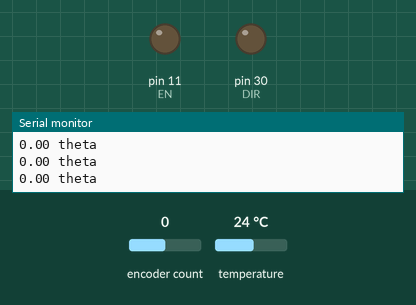
This sketch was run on a simulated Arduino Mega 2560, built with avr-gcc and run on an emulated ATmega2560. On the bench: output pins drawn as LEDs (lit = HIGH), the last lines printed to the serial monitor. Inputs (shaded band) come from the test bench; at power-on: encoder count 0, temperature 24 °C.

Above: at 1.2 s.
1.3 s: encoder count set to 4
At 2.2 s:
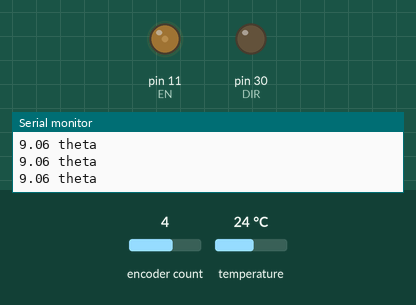
12.3 s: encoder count set to 3
At 12.9 s:
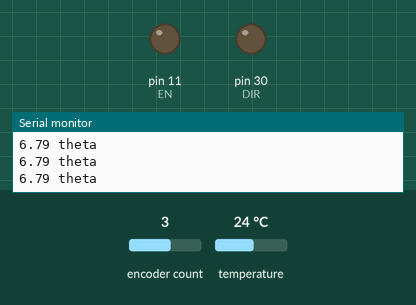
17.8 s: encoder count set to 7
At 18.6 s:
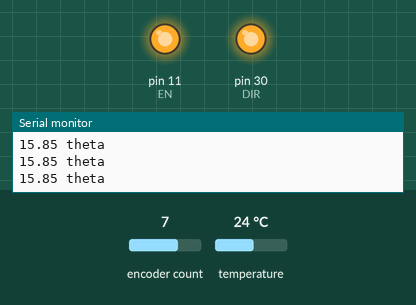
Timing chart, 0 to 20.8 s (numbered marks = the images above; inputs shaded):
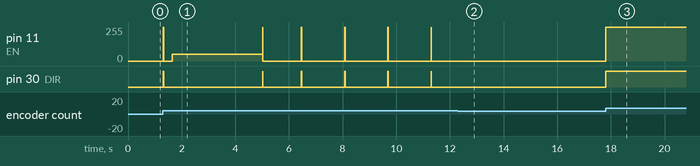

Measured:
- after the input at 1.3 s, pin 30 (DIR): goes HIGH 0.01 s, LOW 3.7 s, 4 × (HIGH 0.01 s, LOW 1.4 s), HIGH 0.01 s, then LOW, starting at once
- after the input at 12.3 s, pin 11 (EN): stops changing and stays 0/255; pin 30 (DIR): stops changing and stays LOW
- after the input at 17.8 s, pin 11 (EN): 0/255 → 255/255 at once; pin 30 (DIR): LOW → HIGH at once

The sketch:

AsservissementPosition.ino
```cpp
#include <Wire.h>
#include <Encoder.h>
#include <Adafruit_MPL3115A2.h>
#define DIR 30
#define EN  11

Adafruit_MPL3115A2 baro = Adafruit_MPL3115A2(); //Objet capteur

double theta; //Position angulaire du moteur
double thetaref = 0.; //Commande de position
double commande; //Commmande de vitesse envoyée au moteur

Encoder myEnc(3, 2); //Objet encodeur

//Ces variables de temps nous serviront pour le PID
unsigned long tim;
unsigned long periode;
unsigned long duree = 0;

boolean dotransmit; //Permet d'autoriser ou non la transmission de données

static double Kp = 2.; // gain proportionnel du PID
static double Ki = 65; // gain intégral du PID
static double Kd = 0.05; // gain dérivé du PID

double error; //Erreur par rapport à la commande
double lastError = 0.;

void setup() {
  Serial.begin(9600);
  Serial.println("Basic Encoder Test:");
  pinMode(DIR, OUTPUT); // Pin configuration
  digitalWrite(DIR, LOW);
  pinMode(EN, OUTPUT);
  digitalWrite(EN, LOW);
  cli(); // Désactive l'interruption globale
  bitClear (TCCR2A, WGM20); // WGM20 = 0
  bitClear (TCCR2A, WGM21); // WGM21 = 0
  TCCR2B = 0b00000110; // Clock / 256 soit 16 µs et WGM22 = 0
  TIMSK2 = 0b00000001; // Interruption locale autorisée par TOIE2
  sei(); // Active l'interruption globale

  dotransmit = 0;
}

long oldPosition  = -999;

int varCompteur = 0; // La variable compteur

// Routine d'interruption
ISR(TIMER2_OVF_vect)
{
  TCNT2 = 256 - 250; // 250 x 16 µs = 4 ms
  // 500 * 4 ms = 2000 ms -> 1 mesure toutes les 2 secondes
  if (varCompteur++ > 400)
  {
    varCompteur = 0;

    // Autorisation mesure température
    dotransmit = 1;
  }
}

boolean backtracking = false; //Permet de revenir à la position initiale
//Utile uniquement pour la démonstration

void loop() {
  //Permet de démarrer la trasmission et de vérifier qu'elle est possible
  if (!baro.begin()) {
    Serial.println("Couldn't find sensor");
    return;
  }


  long newPosition = myEnc.read(); //La nouvelle position du moteur

  oldPosition = newPosition;

  theta = (double)newPosition/(53*6*2)*360; //Traduction des impulsions en position angulaire
  Serial.print(theta); Serial.println(" theta");
  if (dotransmit){
    float tempC = baro.getTemperature();
    Serial.print(tempC); Serial.println(" tempC");
    if (!backtracking) thetaref = 6*tempC; //Génération de la position voulue
    Serial.print(thetaref); Serial.println(" thetaref");

    dotransmit = 0;
  }
  periode = millis()-tim;
  tim = millis();
  duree = duree + periode;
  if (duree > 5*1000) {
    backtracking = true;
    thetaref = 0.;
  }
  commande = PID(theta,thetaref); //Génération de la commande avec le PID
  //Permet d'arrêter le moteur lorsqu'on est assez proche de la position voulue
  if (abs(theta - thetaref) < 0.1 || abs(commande) < 40) {
    commande = 0;
  }
  commandeMoteur(commande); //Envoie de la commande au moteur
}

double PID(double theta, double thetaref){
  //Simple PID générant la commande
  error = thetaref-theta;

  double intError = error*periode/1000;
  double derError = (error - lastError)/periode*1000;

  lastError = error;
  return Kp*error+Ki*intError+Kd*derError;
}

void commandeMoteur(double commande){
  if (commande >= 0){
    digitalWrite(DIR, LOW);
    analogWrite(EN, min(commande,50));
  } else {
    digitalWrite(DIR,HIGH);
    analogWrite(EN, max(-50, commande));
  }
}
```
